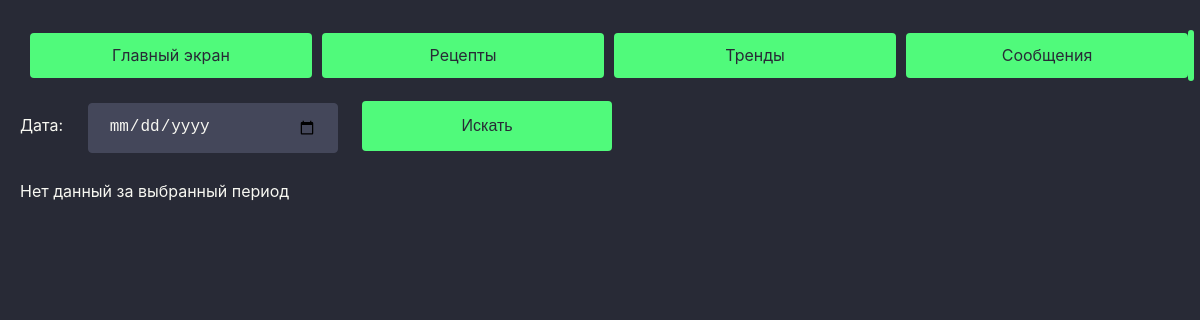
Page /message_month/ on the earlier database version.
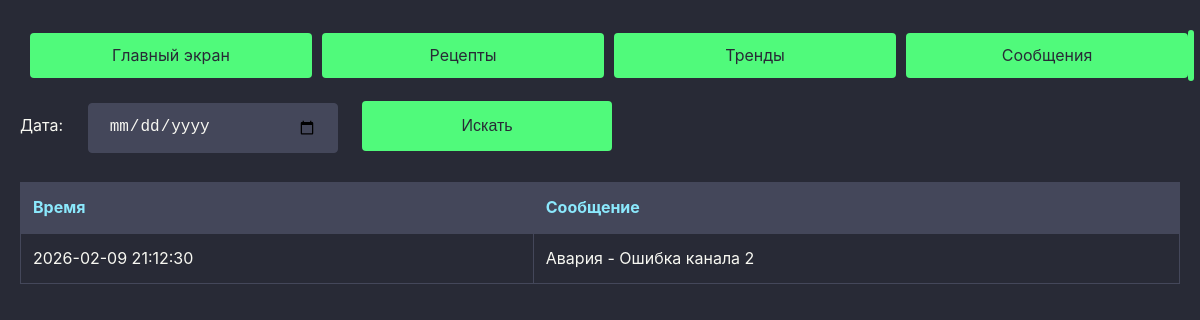
Same page on the later database version.
### vars/models.py (models this page shows, shortened)
class Message(models.Model):
    id_message = models.IntegerField(null=True, blank=True)
    message = models.CharField(max_length=50)
    timestamp = models.DateTimeField()
    class Meta:
        indexes = [
            models.Index(fields=['timestamp'])
        ]

### vars/views.py (the view)
# urls.py: path('message_month/', views.MessageCurrentMonth.as_view(), name='message_month'),
class MessageCurrentMonth(ListView):
    model=Message
    template_name='vars/message_month.html'
    context_object_name='message_month'
    def get_queryset(self):
        now=timezone.now()
        return Message.objects.filter(
            timestamp__month=now.month, timestamp__year=now.year)
    def get_context_data(self, **kwargs):
        self.query_set=self.get_queryset()
        messages=self.query_set
        context={
            'messages': messages,
            'has_data': len(messages) > 0  # флаг наличия данных
        }
        return context

### vars/templates/vars/message_month.html (shortened to what this page needs)
{% extends "base.html" %}
{% load static %}
{% block content %}
<link rel="stylesheet" href="{% static 'vars/css/dracula.css' %}">
<form method="get" action="{% url 'message' %}">
    <label for="start_date">Дата:</label>
    <input type="date" class="btn" name="start_date" value="{{ request.GET.start_date }}">
    <button type="submit" class="input">Искать</button>
</form>
    {% if has_data %}
        <table class="message-table">
        <thead>
            <tr>
            <th>Время</th>
            <th>Сообщение</th>
            </tr>
        </thead>
        <tbody>
            {% for message in messages %}
            <tr>
            <td>{{ message.timestamp|date:"Y-m-d H:i:s" }}</td>
            <td>{{ message.message }}</td>
            </tr>
            {% endfor %}
        </tbody>
        </table>
    {% else %}
        <div class="no-data">
            <p>Нет данный за выбранный период</p>
        </div>
    {% endif %}
{% endblock %}

Differences in the rows shown:
added Message: timestamp "2026-02-09 21:12:30", message "Авария - Ошибка канала 2"
Other differences:
text no longer shown: "Нет данный за выбранный период"
text now shown: "Время Сообщение"
